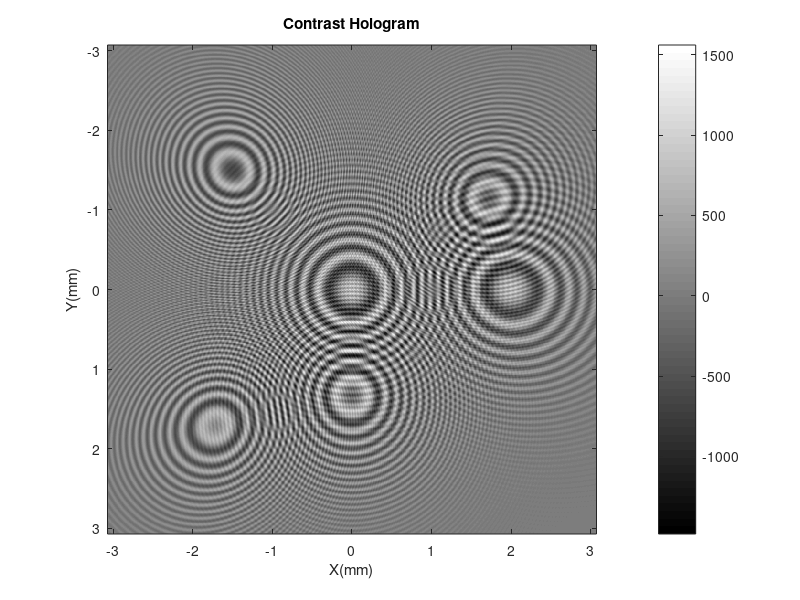

Recreate this plot in MATLAB.
%%%%%%%%%%%%%%%%%%%%%%%%%%%%%%%%%%%%%%%%%%%%%%%%%%%%%%%%%%%%%%%%%%%%%%%%%%
%
% This function calculates an Hologram for a set of points distributed in a
% volume.
%
% The calculus is made according to an approximation called Point source
% model.
%
%%%%%%%%%%%%%%%%%%%%%%%%%%%%%%%%%%%%%%%%%%%%%%%%%%%%%%%%%%%%%%%%%%%%%%%%%%

clear, clc, close all

%% General parameters definition

M = 1024;               % Number of elements
lambda = 405e-9;        % Illumination wavelength
k = 2*pi/lambda;        % wavenumber
zs = 5e-3;              % Source sensor distance
zo = 100e-6;            % Source object distance
dxs = 6e-6;             % Sensor pixel size
dxo = (dxs*zo)/zs;      % Object pixel size
Ls = dxs*M;             % Sensor size
Lo = dxo*M;             % Object size

xs = linspace(-Ls/2+dxs/2,Ls/2-dxs/2,M);    % Sensor coordinates
xo = linspace(-Lo/2+dxo/2,Lo/2-dxo/2,M);    % Object coordinates
 
[Xs,Ys] = meshgrid(xs,xs);                  % Sensor grid

%% Object parameters definition
Ao = 1;                                     % Source amplitud
As = 0.01*ones(1,6);                        % Objects Amplitud
xp = 1e-6*[40,0,0,-60,60,-60];              % Points x coordinate
yp = 1e-6*[0,0,40,60,-40,-60];              % Points y coordinate
zp = 1e-6*[100,100,150,175,175,200];        % Points z coordinate
sigma = 1e-3;                               % Sigma for gaussian envelope

SourcePhase = exp((1i*k*sqrt(Xs.^2+Ys.^2+zs.^2)))./sqrt(Xs.^2+Ys.^2+zs.^2); % Source definition
ObjS = zeros(size(Xs,1),size(Xs,2), length(xp));                            % Matrix initialization

%% Propagation calculation
for p = 1:length(xp)
    xpp = xp(p)*zs/zp(p);
    ypp = yp(p)*zs/zp(p);
    Modulacion = exp(-((Xs-xpp).^2+(Ys-ypp).^2)/(2*sigma.^2));
    Ass = As(p)*Modulacion; 
    ObjS(:,:,p) = Ass.*(exp(1i*k*sqrt((Xs-xp(p)).^2+(Ys-yp(p)).^2+(zs-zp(p)).^2))./sqrt((Xs-xp(p)).^2+(Ys-yp(p)).^2+(zs-zp(p)).^2));
end

%% Sum of different holograms, one per point
Holo = SourcePhase;

for p = 1:length(xp)
    Holo = Holo+ObjS(:,:,p);
end

%% Calculus of Contrast Hologram
HoloI = Holo.*conj(Holo);

SourceHolo = SourcePhase.*conj(SourcePhase);

HoloCont = HoloI-SourceHolo;

%% Plot
figure,imagesc(xs*1e3,xs*1e3,HoloCont),
colormap gray, axis square, xlabel('X(mm)'), ylabel('Y(mm)'),title('Contrast Hologram')
set(gcf,'color','w');
colorbar